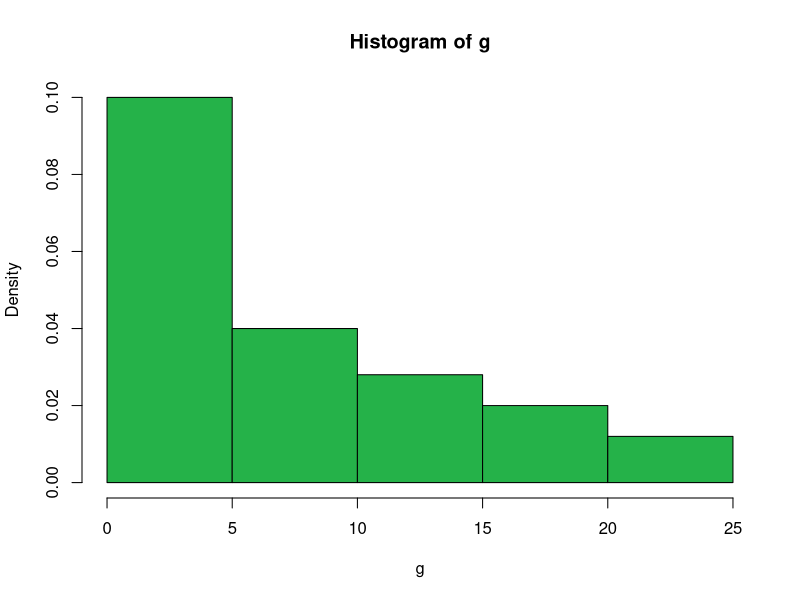

Write the R code that produced this figure.
set.seed(22323)
n<-50
while (1)
{
	p<-runif(1,0,1)
	q<-1-p

	if (p!=0 || p!=1) {
	break;
	}
}
g<-c()
for (i in 1:n) {
u<-runif(1,0,1)
g[i]<-floor(log(u)/log(q))+1
}


print(g)

png('Q1.png')
hist(g,freq=FALSE,col="#25B249",border="#000000")
dev.off()
